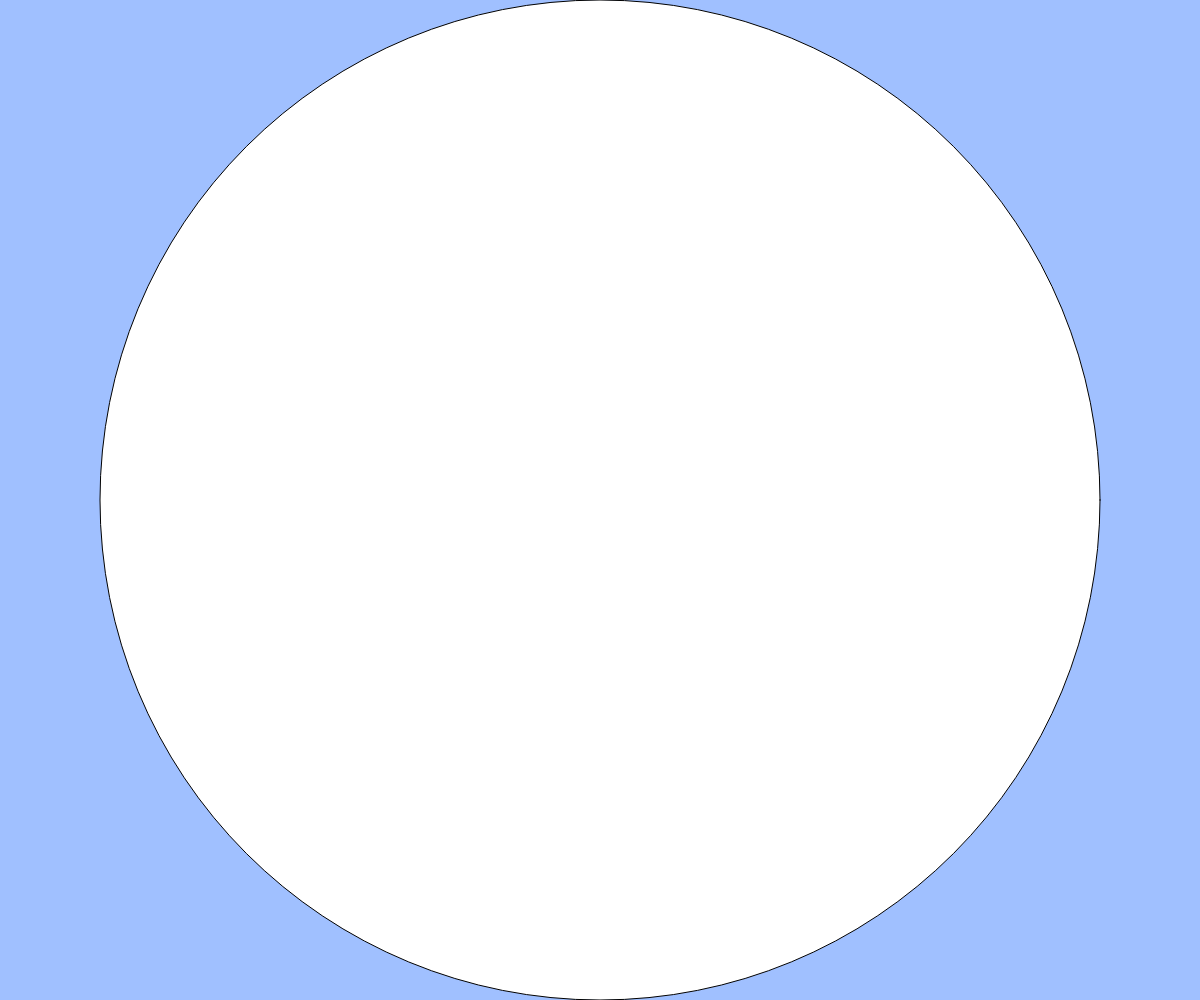
Frame 1 (no input)
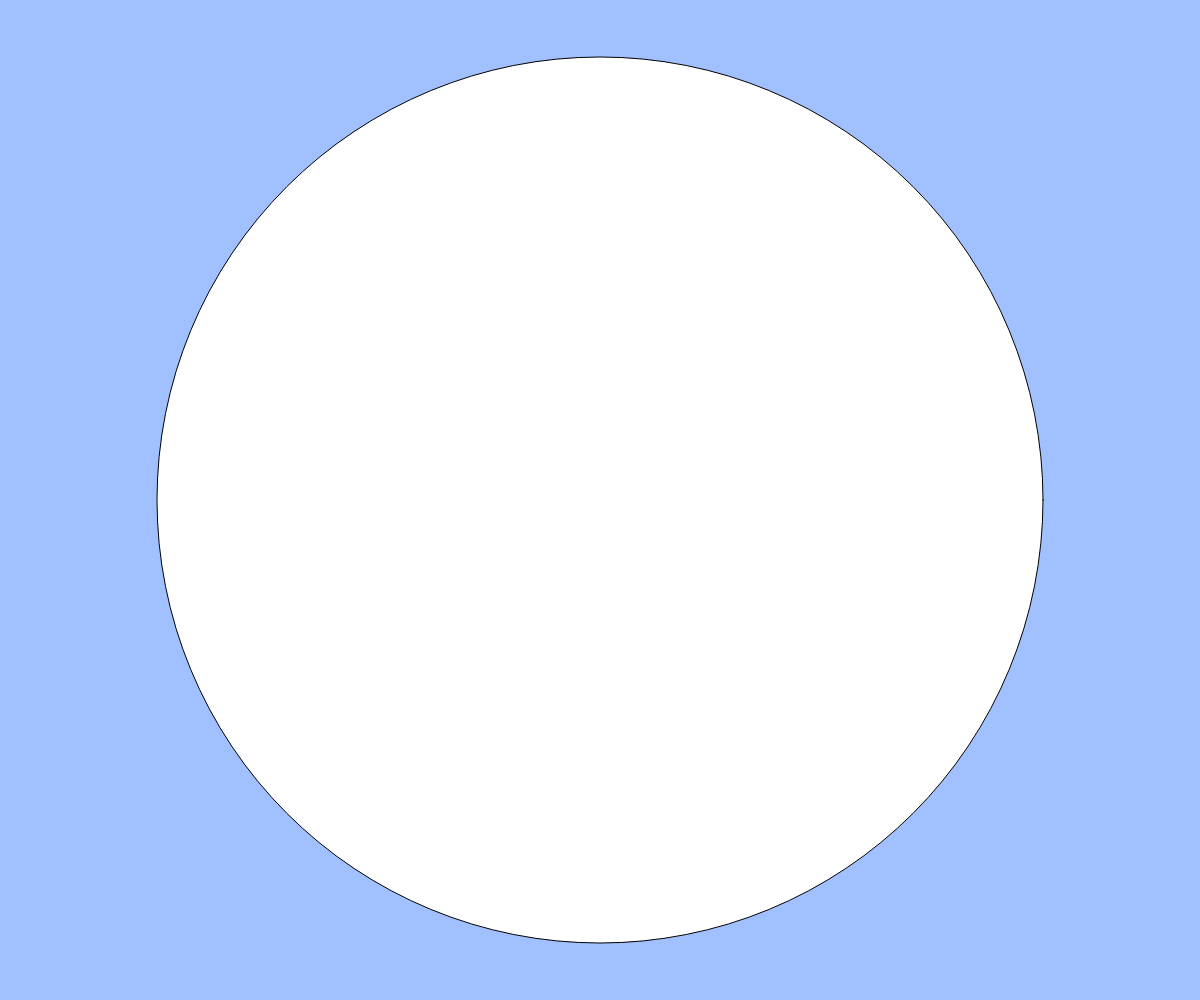
Frame 60 (no input)
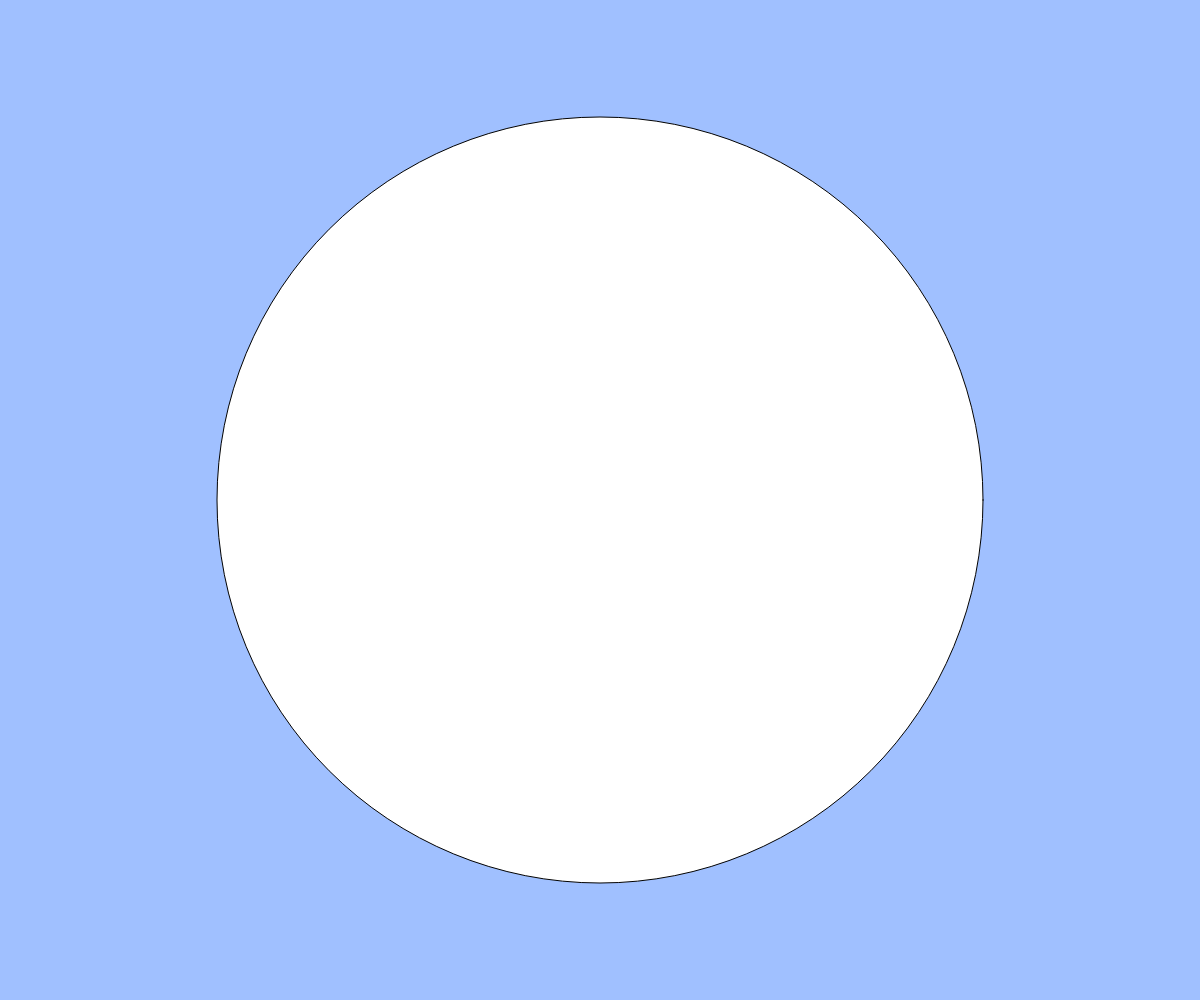
Frame 120 (the mouse pressed at the canvas centre since frame 60)

The p5.js sketch that drew these frames (run headless with seeded random() and noise() and a simulated clock; from frame 60 on, the mouse is pressed at the canvas centre):

// p5.js sketch
// ── sketch.js
// 練習問題「心臓の鼓動のように大きくなったり小さくなったりする円」
let x;
let y;
let z;

function setup(){
  createCanvas(windowWidth, windowHeight);
  x=width/2
  y=height/2
  z=height
}

function windowResized(){
  resizedCanvas(windowWidth,windowHeight);
}

function draw(){
  background(160, 192, 255);
  // BLANK[1]
  ellipse(x, y, z);
  z+=2
  if(z>height){
    z=-1*z
  }
    }
